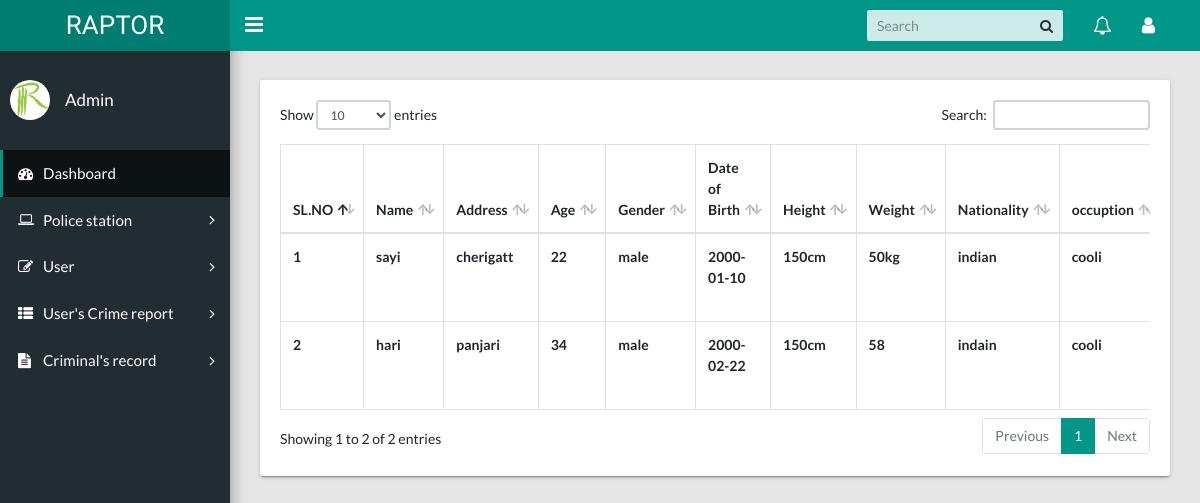
Page /criminalrecord on the committed database.
### police/models.py (models this page shows, shortened)
class criminalsrecord(models.Model):
    name=models.CharField(max_length=200)
    address=models.CharField(max_length=600)
    age=models.CharField(max_length=500)
    gender=models.CharField(max_length=20)
    dateofbirth=models.CharField(max_length=300)
    hight=models.CharField(max_length=200)
    weight=models.CharField(max_length=200)
    nationality=models.CharField(max_length=600)
    occuption=models.CharField(max_length=600)
    placeofarrest=models.CharField(max_length=400)
    dateofarrest=models.DateField(max_length=200)
    time=models.CharField(max_length=200)
    scarsandmark=models.CharField(max_length=500)
    typeofcrime=models.CharField(max_length=500)
    image=models.ImageField(upload_to='images')
    policestation_id=models.ForeignKey(policestation,on_delete=models.CASCADE)
    status=models.CharField(max_length=40)

### police/views.py (the view)
# urls.py: path("criminalrecord",views.criminalrecord_page,name="criminalrecord_page"),
def criminalrecord_page(request):
    data=criminalsrecord.objects.all()
    return render(request,'criminalrecord.html',{'data':data})

### police/templates/criminalrecord.html (shortened to what this page needs)
<!DOCTYPE html>
<html lang="en">
  <head>
    <link rel="stylesheet" type="text/css" href="../static/css/main.css">
    <link rel="stylesheet" type="text/css" href="https://maxcdn.bootstrapcdn.com/font-awesome/4.7.0/css/font-awesome.min.css">
  </head>
  <body class="app sidebar-mini">
    <header class="app-header"><a class="app-header__logo" href="index.html">RAPTOR</a>
      <a class="app-sidebar__toggle" href="#" data-toggle="sidebar" aria-label="Hide Sidebar"></a>
      <ul class="app-nav">
        <li class="app-search">
          <input class="app-search__input" type="search" placeholder="Search">
          <button class="app-search__button"><i class="fa fa-search"></i></button>
        </li>
        <li class="dropdown"><a class="app-nav__item" href="#" data-toggle="dropdown" aria-label="Show notifications"><i class="fa fa-bell-o fa-lg"></i></a>
        </li>
        <li class="dropdown"><a class="app-nav__item" href="#" data-toggle="dropdown" aria-label="Open Profile Menu"><i class="fa fa-user fa-lg"></i></a>
        </li>
      </ul>
    </header>
    <aside class="app-sidebar">
      <div class="app-sidebar__user"><img class="app-sidebar__user-avatar" src="../static/images/raptor_logo.png" alt="User Image" height="40px"width="40">
        <div>
         <p class="app-sidebar__user-name">Admin</p>
       </div>
        </div>
        <ul class="app-menu">
          <li><a class="app-menu__item " href="dashboard.html"><span class="app-menu__label">Dashboard</span></a></li>
          <li class="treeview"><a class="app-menu__item" href="#" data-toggle="treeview"><span class="app-menu__label">Police station</span></a>
          <li class="treeview"><a class="app-menu__item active" href="#" data-toggle="treeview"><span class="app-menu__label"></span></a>
          </li>
        </ul>
      </aside> <aside class="app-sidebar">
        <div class="app-sidebar__user"><img class="app-sidebar__user-avatar" src="../static/images/raptor_logo.png" alt="User Image" height="40px"width="40">
          <div>
           <p class="app-sidebar__user-name">Admin</p>
         </div>
        </div>
        <ul class="app-menu">
          <li><a class="app-menu__item active" href="{% url 'dash_page'%}"><i class="app-menu__icon fa fa-dashboard"></i><span class="app-menu__label">Dashboard</span></a></li>
          <li class="treeview"><a class="app-menu__item" href="#" data-toggle="treeview"><i class="app-menu__icon fa fa-laptop"></i><span class="app-menu__label">Police station</span><i class="treeview-indicator fa fa-angle-right"></i></a>
          <li class="treeview"><a class="app-menu__item" href="#" data-toggle="treeview"><i class="app-menu__icon fa fa-edit"></i><span class="app-menu__label">User</span><i class="treeview-indicator fa fa-angle-right"></i></a>
          </li>
          <li class="treeview"><a class="app-menu__item" href="#" data-toggle="treeview"><i class="app-menu__icon fa fa-th-list"></i><span class="app-menu__label">User's Crime report </span><i class="treeview-indicator fa fa-angle-right"></i></a>
          </li>
          <li class="treeview"><a class="app-menu__item" href="#" data-toggle="treeview"><i class="app-menu__icon fa fa-file-text"></i><span class="app-menu__label">Criminal's record</span><i class="treeview-indicator fa fa-angle-right"></i></a>
          </li>
        </ul>
      </aside>
    <main class="app-content">
      <div class="row">
        <div class="col-md-12">
          <div class="tile">
            <div class="tile-body">
              <div class="table-responsive">
                <table class="table table-hover table-bordered" id="sampleTable">
                  <thead>
                    <tr>
                      <th>SL.NO</th>
                      <th>Name</th>
                      <th>Address</th>
                      <th>Age</th>
                      <th>Gender</th>
                      <th>Date of Birth</th>
                      <th>Height</th>
                       <th>Weight</th>
                      <th>Nationality</th>
                     <th>occuption</th>
                    </tr>
                  </thead>
                  <tbody>
                    {% for i in data %}
                    <tr>
                      <th>{{forloop.counter}}</th>
                      <th>{{i.name}}</th>
                      <th>{{i.address}}</th>
                      <th>{{i.age}}</th>
                      <th>{{i.gender}}</th>
                      <th>{{i.dateofbirth}}</th>
                      <th>{{i.hight}}</th>
                      <th>{{i.weight}}</th>
                      <th>{{i.nationality}}</th>
                      <th>{{i.occuption}}</th>
                    </tr>
                    {% endfor %}
                  </tbody>
                </table>
              </div>
            </div>
          </div>
        </div>
      </div>
    </main>
  </body>
</html>

### rows in the picture
criminalsrecord: name "sayi", address "cherigatt", age "22", gender "male", dateofbirth "2000-01-10", hight "150cm", weight "50kg", nationality "indian", occuption "cooli"
criminalsrecord: name "hari", address "panjari", age "34", gender "male", dateofbirth "2000-02-22", hight "150cm", weight "58", nationality "indain", occuption "cooli"
